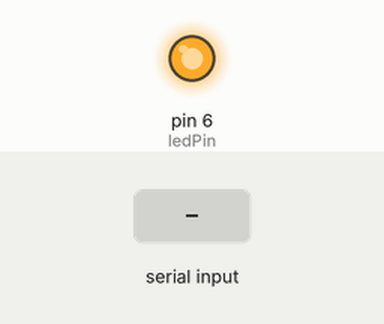
Bench run of a sketch on a simulated Arduino Uno, built with avr-gcc and run on an emulated ATmega328P. Parts: output pins drawn as LEDs (lit = HIGH). The inputs (shaded band) are chosen by the test bench. Storage starts empty; what the sketch prints to the serial monitor is not drawn.

Above: at 1.2 s.
1.3 s: "1\n" received over the second serial link
Timing chart, 0 to 4.3 s (numbered marks = the images above; inputs shaded):
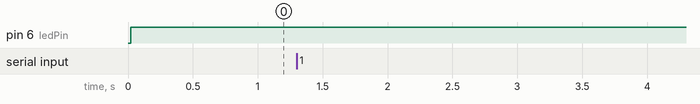

The sketch:

GPS-trigger-camera.ino
```cpp
/**
 *
 * GPS Logger and Camera Trigger
 * This program records a GPS point in the SD card and triggers a camera snapshot using PWM output
 *
 * Author: Aras Balali Moghaddam
 *
 * SD card pins:
 * MOSI - pin 11
 * MISO - pin 12
 * CLK - pin 13
 * CS - pin 4
 *
 * Wiring
 *
 */

#include <SoftwareSerial.h>
#include <SPI.h>
#include <SD.h>

int gpsRX = 2;
int gpsTX = 3;
char inByte;
int photoCount;
int triggerPin = 5;
int ledPin = 6;
String gpsData = "";


boolean hasSD = false;
File gpsFile;

SoftwareSerial gpsSerial(gpsRX, gpsTX);

void setup() {
  pinMode(triggerPin, OUTPUT);
  pinMode(ledPin, OUTPUT);

  Serial.begin(57600);
  while (!Serial) {
    ; // wait for serial port to connect. Needed for native USB port only
  }

  if (!SD.begin(4)) {
    Serial.println("SD initialization failed!");
    hasSD = false;
  } else {
    Serial.println("SD initialization done.");
    hasSD = true;
  }

  gpsSerial.begin(57600);
  photoCount = 0;
}

void triggerCamera() {
    analogWrite(triggerPin, 200);
    delay(100);
    analogWrite(triggerPin, 0);
}

void loop() {
  gpsData = "";
  gpsSerial.listen();

  // If gps status is ok blink led otherwise solid on
  digitalWrite(ledPin, HIGH);
  if (hasSD) {
    gpsFile = SD.open("gps.txt", FILE_WRITE);
    if (gpsFile) {
      if(gpsSerial.available()){
        photoCount = photoCount + 1;
        gpsData = gpsData + "Photo #" + photoCount + "\n";
        //triggerCamera();
        while(gpsSerial.available()) {
          inByte = gpsSerial.read();
          gpsData = gpsData + inByte;
        }
        gpsData = gpsData + "\n";
        gpsFile.print(gpsData);
        Serial.println(gpsData);
      }
    } else {
      Serial.println("Error opening gps.txt");
    }
    gpsFile.close();
  } else {
    //gpsData = gpsData + "Photo #" + photoCount + "\n";
    //triggerCamera();
    while(gpsSerial.available()) {
      inByte = gpsSerial.read();
      gpsData = gpsData + inByte;
    }
    //gpsData = gpsData + "\n";
    Serial.print(gpsData);
  }
}
```

Measured:
- after the input at 1.3 s, every drawn part: stays the same
